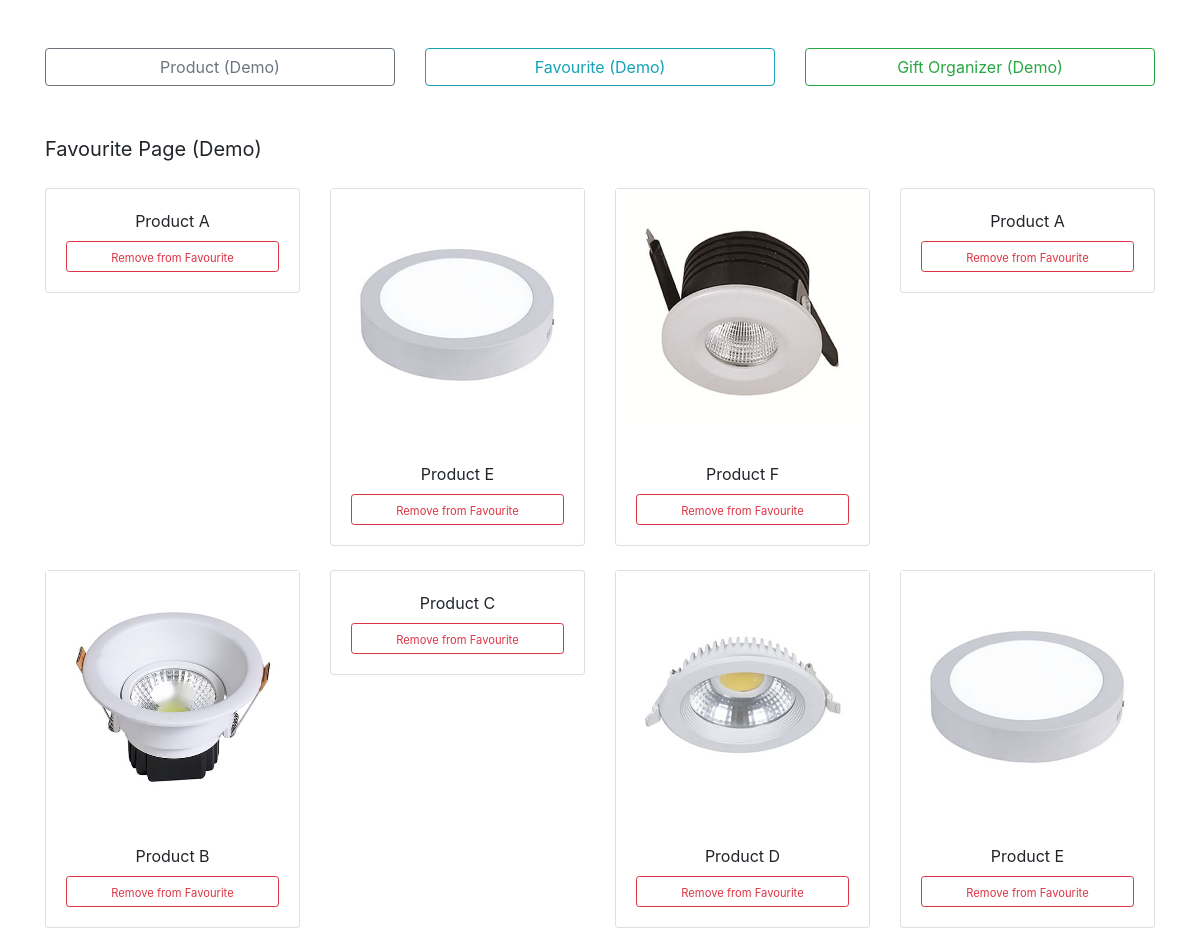
The page /favourite.php on the database its author committed.
### tables this page shows
CREATE TABLE `favourite` (
  `favourite_id` int(20) NOT NULL AUTO_INCREMENT,
  `favourite_name` varchar(100) DEFAULT NULL,
  `favourite_image` varchar(100) DEFAULT NULL,
  PRIMARY KEY (`favourite_id`)
);

### favourite.php (the view, shortened to what this page needs)
<?php
$host = "localhost";
$user = "root";
$passwd = "";
$dbname = "cooldemo";
$cxn = mysqli_connect($host,$user,$passwd,$dbname)
        or die("couldn't connect to server");
$favourite_sql = "SELECT * FROM favourite ORDER BY favourite_id";
$favourite_result = mysqli_query($cxn, $favourite_sql)
        or die("Invalid favourite");
$favourite_rows = mysqli_num_rows($favourite_result); ?>
<!doctype html>
<html lang="en">
    <head>
        <link rel="stylesheet" href="bootstrap/4.3.1/css/bootstrap.min.css">
        <link rel="stylesheet" href="fontawesome/5.8.1/css/all.css">
        <link rel="stylesheet" href="bootstrap-4-datepicker/1.9.13/css/gijgo.min.css">
    </head>
    <body>
        <div class="container">
            <div class="row my-5">
                <div class="col-4">
                    <a href="index.php" class="btn btn-outline-secondary btn-block" role="button">Product (Demo)</a>
                </div>
                <div class="col-4">
                    <a href="favourite.php" class="btn btn-outline-info btn-block" role="button">Favourite (Demo)</a>
                </div>
                <div class="col-4">
                    <a href="gift-organizer.php" class="btn btn-outline-success btn-block" role="button">Gift Organizer (Demo)</a>
                </div>
            </div>
            <div class="lead text-left mb-4"><strong>Favourite Page (Demo)</strong></div>
            <div class="row">
                <?php
                while ($favourite_display = mysqli_fetch_array($favourite_result)) {
                    $favourite_name = stripslashes($favourite_display["favourite_name"]);
                    $favourite_image = stripslashes($favourite_display["favourite_image"]); ?>
                    <div class="col-3 mb-4">
                        <form class="needs-validation" role="form" method="post" enctype="multipart/form-data" name="theform" novalidate>
                            <div class="card">
                                <img class="img-fluid" src="images/<?php echo $favourite_image ?>" alt="">
                                <div class="card-body text-center">
                                    <div class="mb-2"><?php echo $favourite_name ?></div>
                                    <button type="submit" class="btn btn-outline-danger btn-sm btn-block"><small>Remove from Favourite</small></button>
                                </div>
                            </div>
                        </form>
                    </div>
                <?php
                } ?>
            </div>
        </div>
    </body>
</html>

### rows shown on the page
favourite: favourite_name "Product A"
favourite: favourite_image (picture), favourite_name "Product E"
favourite: favourite_image (picture), favourite_name "Product F"
favourite: favourite_name "Product A"
favourite: favourite_image (picture), favourite_name "Product B"
favourite: favourite_name "Product C"
favourite: favourite_image (picture), favourite_name "Product D"
favourite: favourite_image (picture), favourite_name "Product E"
